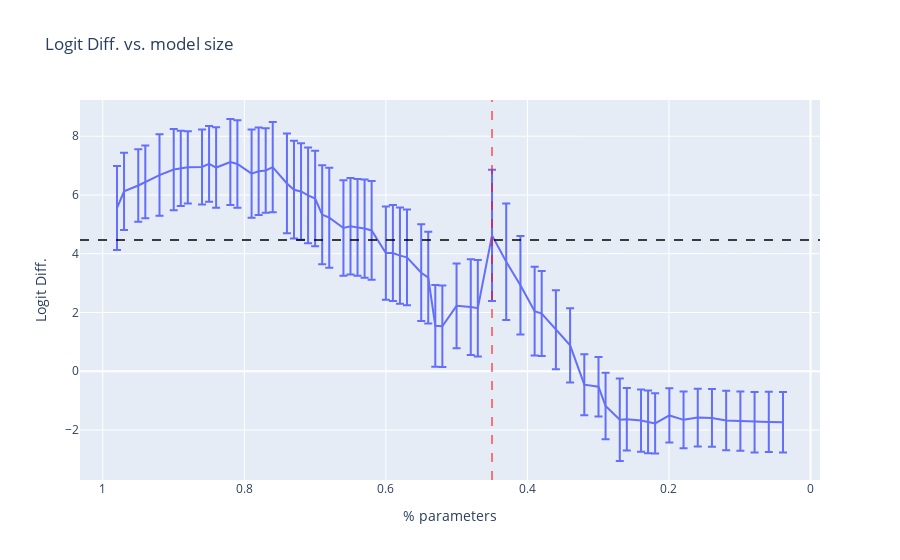

Write notebook code for a chart like this one.
### Code cell
p_parameters = [x/initial_parameters for x in num_parameters]

fig = px.line(x = p_parameters, y=logit_diffs_hf.cpu().numpy(), 
              error_y=std_logit_diffs_hf.cpu().numpy(),
              labels={"y": "Logit Diff.", "x": "% parameters"}, title="Logit Diff. vs. model size")
fig.add_vline(x=p_parameters[cutoff], line_width=1., line_dash="dash", line_color="red")
fig.add_hline(y=logit_diff_hf.item(), line_width=1.5, line_dash="dash", line_color="black")
fig.update_xaxes(autorange="reversed")
fig.show()

### Figure 1 — Plotly figure (JSON) as saved in the notebook; plotly's stock layout.template omitted (floating-point values rounded to 4 significant figures)
{"data": [{"error_y": {"array": [1.43, 1.313, 1.234, 1.239, 1.387, 1.381, 1.28, 1.23, 1.275, 1.287, 1.371, 1.466, 1.49, 1.502, 1.489, 1.436, 1.536, 1.697, 1.663, 1.64, 1.631, 1.626, 1.687, 1.701, 1.627, 1.642, 1.647, 1.672, 1.681, 1.588, 1.637, 1.637, 1.631, 1.646, 1.563, 1.394, 1.385, 1.441, 1.629, 1.64, 2.237, 1.981, 1.678, 1.511, 1.447, 1.342, 1.266, 1.041, 1.013, 1.131, 1.402, 1.066, 1.059, 1.068, 1.026, 0.9223, 0.9674, 0.9835, 0.9828, 1.014, 1.01, 1.03, 1.025, 1.03]}, "hovertemplate": "% parameters=%{x}<br>Logit Diff.=%{y}<extra></extra>", "legendgroup": "", "line": {"color": "#636efa", "dash": "solid"}, "marker": {"symbol": "circle"}, "mode": "lines", "name": "", "orientation": "v", "showlegend": false, "type": "scatter", "x": [0.9799, 0.97, 0.9499, 0.9399, 0.9199, 0.8998, 0.8898, 0.8799, 0.8598, 0.8498, 0.8399, 0.8198, 0.8098, 0.7898, 0.7798, 0.7698, 0.7599, 0.7398, 0.7298, 0.7199, 0.7099, 0.7, 0.69, 0.68, 0.66, 0.65, 0.6401, 0.6301, 0.6201, 0.6001, 0.5901, 0.5801, 0.5702, 0.5501, 0.5401, 0.5302, 0.5202, 0.5002, 0.4801, 0.4701, 0.45, 0.43, 0.4099, 0.3898, 0.3799, 0.3598, 0.3397, 0.3196, 0.2996, 0.2896, 0.2695, 0.2596, 0.2395, 0.2295, 0.2196, 0.1995, 0.1794, 0.1594, 0.1393, 0.1192, 0.09913, 0.07905, 0.05898, 0.0389], "xaxis": "x", "y": [5.554, 6.122, 6.322, 6.445, 6.677, 6.864, 6.909, 6.943, 6.954, 7.06, 6.934, 7.12, 7.055, 6.724, 6.809, 6.833, 6.948, 6.392, 6.179, 6.119, 5.985, 5.88, 5.326, 5.228, 4.877, 4.931, 4.895, 4.858, 4.793, 4.024, 4.025, 3.936, 3.876, 3.354, 3.189, 1.544, 1.533, 2.226, 2.183, 2.145, 4.625, 3.725, 2.926, 2.045, 1.965, 1.412, 0.8813, -0.4585, -0.5282, -1.184, -1.653, -1.633, -1.678, -1.726, -1.777, -1.505, -1.655, -1.579, -1.59, -1.678, -1.696, -1.733, -1.727, -1.737], "yaxis": "y"}], "layout": {"legend": {"tracegroupgap": 0}, "shapes": [{"line": {"color": "red", "dash": "dash", "width": 1}, "type": "line", "x0": 0.45, "x1": 0.45, "xref": "x", "y0": 0, "y1": 1, "yref": "y domain"}, {"line": {"color": "black", "dash": "dash", "width": 1.5}, "type": "line", "x0": 0, "x1": 1, "xref": "x domain", "y0": 4.466, "y1": 4.466, "yref": "y"}], "title": {"text": "Logit Diff. vs. model size"}, "xaxis": {"anchor": "y", "autorange": "reversed", "domain": [0, 1], "title": {"text": "% parameters"}}, "yaxis": {"anchor": "x", "domain": [0, 1], "title": {"text": "Logit Diff."}}}}
